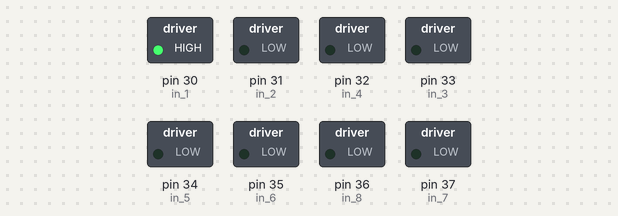
A sketch run on a simulated Arduino Mega 2560, built with avr-gcc and run on an emulated ATmega2560. Shown: switched loads named in the sketch (green lamp = pin HIGH).

Above: at 0.1 s.
At 1.2 s:
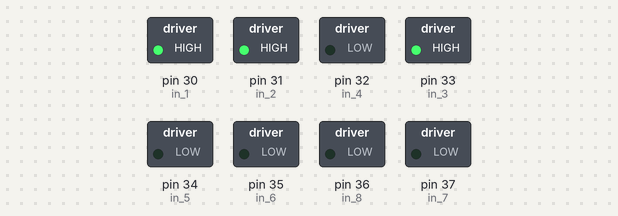
At 2.4 s:
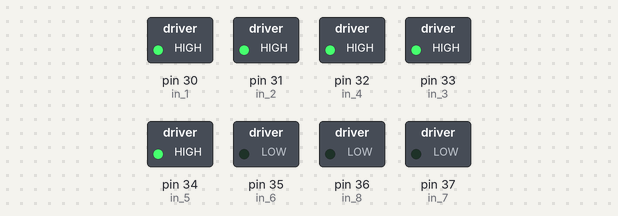
At 3.5 s:
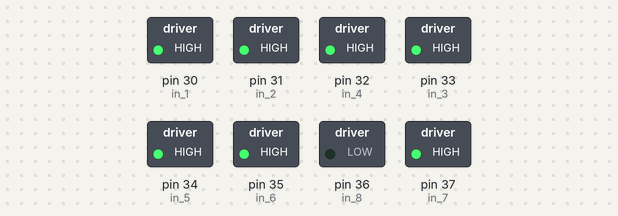
At 4.5 s:
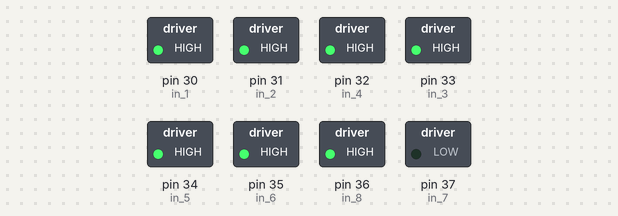
At 5.3 s:
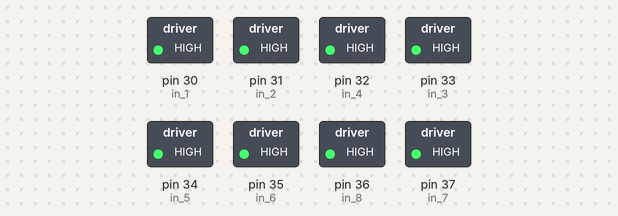
Timing chart, 0 to 6.8 s (numbered marks = the images above):
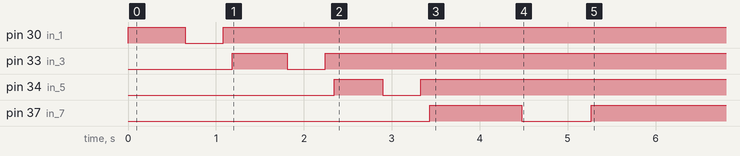

The sketch:

Arduino_code.ino
```cpp
const int in_1 =  30;
const int in_2 =  31;
const int in_3 =  33;
const int in_4 =  32;
const int in_5 =  34;
const int in_6 =  35;
const int in_7 =  37;
const int in_8 =  36;


//For providing logic to L298 IC to choose the direction of the DC motor

void setup()
{
pinMode(in_1,OUTPUT) ;  //Logic pins are also set as output
pinMode(in_2,OUTPUT) ;
pinMode(in_3,OUTPUT) ;
pinMode(in_4,OUTPUT) ;
pinMode(in_5,OUTPUT) ;
pinMode(in_6,OUTPUT) ;
pinMode(in_7,OUTPUT) ;
pinMode(in_8,OUTPUT) ;


// Write a high or low value to a specific digital pin

// Left folding pad
digitalWrite(in_1,HIGH) ;
digitalWrite(in_2,LOW) ;
delay(550) ;


digitalWrite(in_1,HIGH) ;
digitalWrite(in_2,HIGH) ;
delay(100) ;


digitalWrite(in_1,LOW) ;
digitalWrite(in_2,HIGH) ;
delay(435) ;


digitalWrite(in_1,HIGH) ;
digitalWrite(in_2,HIGH) ;
delay(100) ;


//_______________________________________

// Right folding pad
digitalWrite(in_3,HIGH) ;
digitalWrite(in_4,LOW) ;
delay(525) ;


digitalWrite(in_3,HIGH) ;
digitalWrite(in_4,HIGH) ;
delay(100) ;


digitalWrite(in_3,LOW) ;
digitalWrite(in_4,HIGH) ;
delay(435) ;


digitalWrite(in_3,HIGH) ;
digitalWrite(in_4,HIGH) ;
delay(100) ;

//_________________________________________

// Back flap
digitalWrite(in_5,HIGH) ;
digitalWrite(in_6,LOW) ;
delay(450) ;


digitalWrite(in_5,HIGH) ;
digitalWrite(in_6,HIGH) ;
delay(100) ;


digitalWrite(in_5,LOW) ;
digitalWrite(in_6,HIGH) ;
delay(435) ;


digitalWrite(in_5,HIGH) ;
digitalWrite(in_6,HIGH) ;
delay(100) ;


//__________________________________

// Opening for clothes to fall through
digitalWrite(in_7,HIGH) ;
digitalWrite(in_8,LOW) ;
delay(850) ;


digitalWrite(in_7,HIGH) ;
digitalWrite(in_8,HIGH) ;
delay(200) ;


digitalWrite(in_7,LOW) ;
digitalWrite(in_8,HIGH) ;
delay(790) ;


digitalWrite(in_7,HIGH) ;
digitalWrite(in_8,HIGH) ;
delay(20000) ;


}

void loop()
{


}
```
